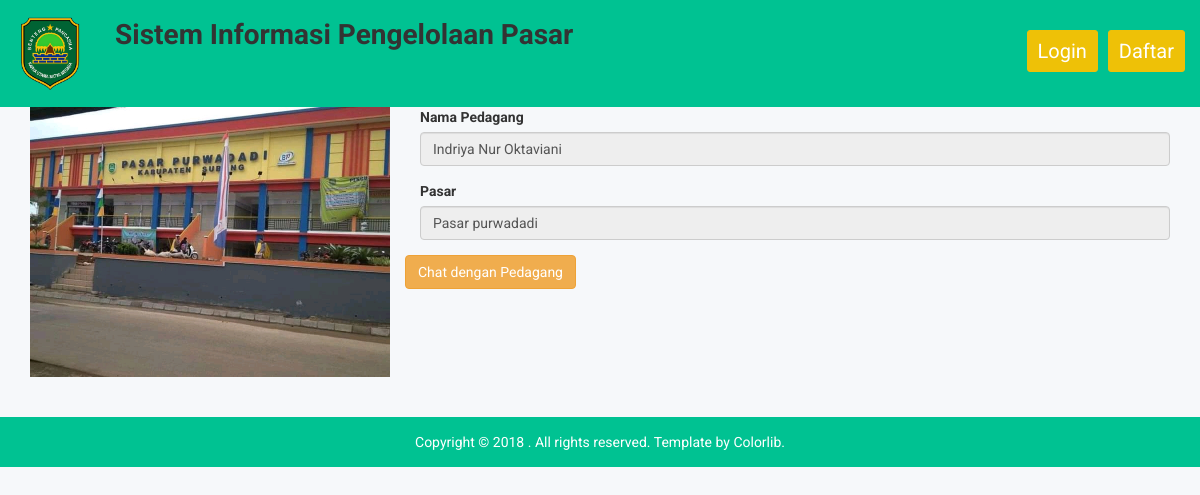
The page /pasar/pedagang/6 on the database its author committed.
### tables this page shows
CREATE TABLE `pedagang` (
  `id_pedagang` int(11) NOT NULL,
  `nik` varchar(100) NOT NULL,
  `id_user` varchar(191) NOT NULL,
  `nama_pedagang` varchar(100) NOT NULL,
  `alamat` varchar(100) NOT NULL,
  `id_pasar` varchar(100) DEFAULT NULL,
  `no_kios` varchar(100) NOT NULL,
  `foto_kios` varchar(191) NOT NULL,
  `jenis_pedagang` enum('pkl','kios','los','') NOT NULL,
  `status` enum('buka','tutup') NOT NULL,
  `foto` varchar(191) DEFAULT NULL,
  `alasan` text DEFAULT NULL
);

CREATE TABLE `pasar` (
  `id_pasar` int(11) NOT NULL,
  `nama_pasar` varchar(191) NOT NULL,
  `alamat_pasar` varchar(191) NOT NULL,
  `foto` varchar(191) NOT NULL
);

### application/controllers/Pasar.php (called while the page is built, shortened)
<?php
class Pasar extends CI_Controller
{
  public function pedagang($id_pedagang)
  {
    $this->db->join('pasar', 'pedagang.id_pasar = pasar.id_pasar');
    $data = $this->db->get_where('pedagang', [
      'id_pedagang'  => $id_pedagang
    ])->row_array();
    $this->load->view('pedagang', $data);
  }
}

### index.php (called while the page is built, shortened)
<?php
require_once BASEPATH.'core/CodeIgniter.php';

### application/views/pedagang.php (the view, shortened to what this page needs)
<div class="animation-area">
  <div class="container">
    <div class="card">
      <div class="card-body">
        <div class="row">
          <div class="col-lg-4"><img src="<?= base_url('assets/img/' . $foto_kios); ?>" width="100%" alt=""></div>
          <div class="col-lg-8">
            <div class="form-group">
              <label for="">Nama Pedagang</label>
              <input type="text" class="form-control" value="<?= $nama_pedagang; ?>" disabled>
            </div>
            <div class="form-group">
              <label for="">Pasar</label>
              <input type="text" class="form-control" value="<?= $nama_pasar; ?>" disabled>
            </div>
            </div>
            <div class="form-group">
              <button class="btn btn-warning" id="chat">Chat dengan Pedagang</button>
            </div>
          </div>
        </div>
      </div>
    </div>
  </div>

### assets/css/main.css (style rules this page uses)
html { color: #222; font-size: 1em; line-height: 1.4; }
audio, canvas, iframe, img, svg, video { vertical-align: middle; }

### rows shown on the page
pedagang: foto_kios (picture), nama_pedagang "Indriya Nur Oktaviani", id_pasar.nama_pasar "Pasar purwadadi"
